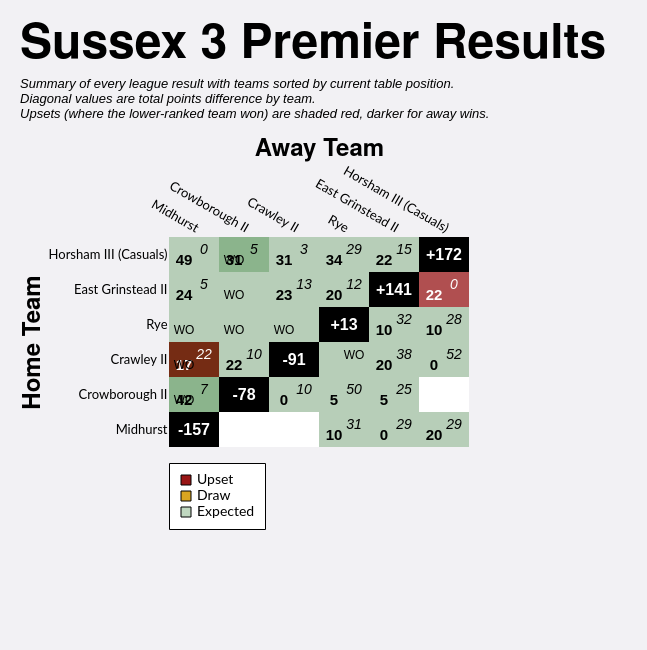

Write the Vega-Lite specification saved for this chart.
### Vega-Lite specification from a JSON file in a GitHub repository (floating-point values rounded to 4 significant figures)
{"config": {"axis": {"labelFont": "Lato, sans-serif", "titleFont": "PT Sans Narrow, Helvetica Neue, Helvetica, Arial, sans-serif", "labelFontSize": 13, "titleFontSize": 24, "gridColor": "#202947", "gridOpacity": 0.2}, "header": {"labelFont": "PT Sans Narrow, Helvetica Neue, Helvetica, Arial, sans-serif", "titleFont": "PT Sans Narrow, Helvetica Neue, Helvetica, Arial, sans-serif", "labelFontSize": 24, "titleFontSize": 28, "labelFontWeight": "bold", "orient": "left"}, "legend": {"labelFont": "Lato, sans-serif", "titleFont": "PT Sans Narrow, Helvetica Neue, Helvetica, Arial, sans-serif", "labelFontSize": 14, "titleFontSize": 16, "titlePadding": 5, "fillColor": "white", "strokeColor": "black", "padding": 10, "titleFontWeight": "lighter", "titleFontStyle": "italic", "titleColor": "gray", "offset": 10}, "title": {"font": "PT Sans Narrow, Helvetica Neue, Helvetica, Arial, sans-serif", "fontSize": 48, "fontWeight": "bold", "anchor": "start", "align": "center", "titlePadding": 20, "subtitlePadding": 10, "subtitleFontSize": 13, "subtitleColor": "", "subtitleFontStyle": "italic", "offset": 15, "color": "black"}, "axisX": {"labelAngle": 0}, "facet": {"title": null, "header": null, "align": {"row": "each", "column": "each"}}, "resolve": {"scale": {"y": "independent", "facet": "independent"}}, "background": "#f2f1f4", "view": {"stroke": null}}, "layer": [{"data": {"name": "data-8764dce6b878215d67f8b3fd9065652d"}, "mark": {"type": "rect"}, "encoding": {"color": {"field": "unexpected_result", "legend": {"columns": 1, "direction": "horizontal", "labelExpr": "datum.value === 'Upset (Away Win)' ? 'Upset' : datum.value", "labelLimit": 220, "offset": 16, "orient": "bottom", "symbolStrokeColor": "black", "symbolStrokeWidth": 1, "values": ["Upset (Away Win)", "Draw", "Expected"]}, "scale": {"domain": ["Expected", "Upset (Home Win)", "Upset (Away Win)", "Draw", "To be played", "N/A"], "range": ["#146f1444", "#991515bb", "#991515", "goldenrod", "white", "black"]}, "title": null, "type": "nominal"}, "opacity": {"condition": {"test": "datum.home_team == param_10['home_team'] || datum.away_team == param_10['home_team'] || !isValid(param_10['home_team'])", "value": 1.0}, "value": 0.1}, "tooltip": [{"field": "home_team", "title": "Home", "type": "nominal"}, {"field": "away_team", "title": "Away", "type": "nominal"}, {"field": "home_score_text", "title": "Home Score", "type": "nominal"}, {"field": "away_score_text", "title": "Away Score", "type": "nominal"}, {"field": "result", "title": "Result", "type": "nominal"}, {"field": "unexpected_result", "title": "Unexpectedness", "type": "nominal"}, {"field": "date", "format": "%d %b %Y", "title": "Date", "type": "temporal"}], "x": {"axis": {"domain": false, "grid": false, "labelAngle": 30, "orient": "top", "ticks": false}, "field": "away_team", "sort": ["Midhurst", "Crowborough II", "Crawley II", "Rye", "East Grinstead II", "Horsham III (Casuals)"], "title": "Away Team", "type": "nominal"}, "y": {"axis": {"domain": false, "grid": false, "ticks": false}, "field": "home_team", "sort": ["Horsham III (Casuals)", "East Grinstead II", "Rye", "Crawley II", "Crowborough II", "Midhurst"], "title": "Home Team", "type": "nominal"}}, "name": "view_6"}, {"data": {"name": "data-8764dce6b878215d67f8b3fd9065652d"}, "mark": {"type": "text", "fontStyle": "italic", "size": 14, "xOffset": 10, "yOffset": -5}, "encoding": {"color": {"condition": {"test": "(datum.home_team == param_10['home_team'] || datum.away_team == param_10['home_team'] || !isValid(param_10['home_team'])) && datum.unexpected_result == 'Expected'", "value": "black"}, "value": "white"}, "text": {"field": "away_score_text", "type": "nominal"}, "x": {"field": "away_team", "sort": ["Midhurst", "Crowborough II", "Crawley II", "Rye", "East Grinstead II", "Horsham III (Casuals)"], "type": "nominal"}, "y": {"field": "home_team", "sort": ["Horsham III (Casuals)", "East Grinstead II", "Rye", "Crawley II", "Crowborough II", "Midhurst"], "type": "nominal"}}, "transform": [{"filter": "datum.away_score_text != '' && datum.away_score_text != 'WO'"}]}, {"data": {"name": "data-8764dce6b878215d67f8b3fd9065652d"}, "mark": {"type": "text", "size": 12, "xOffset": 10, "yOffset": -5}, "encoding": {"color": {"condition": {"test": "(datum.home_team == param_10['home_team'] || datum.away_team == param_10['home_team'] || !isValid(param_10['home_team'])) && datum.unexpected_result == 'Expected'", "value": "black"}, "value": "white"}, "text": {"field": "away_score_text", "type": "nominal"}, "x": {"field": "away_team", "sort": ["Midhurst", "Crowborough II", "Crawley II", "Rye", "East Grinstead II", "Horsham III (Casuals)"], "type": "nominal"}, "y": {"field": "home_team", "sort": ["Horsham III (Casuals)", "East Grinstead II", "Rye", "Crawley II", "Crowborough II", "Midhurst"], "type": "nominal"}}, "transform": [{"filter": "datum.away_score_text == 'WO'"}]}, {"data": {"name": "data-8764dce6b878215d67f8b3fd9065652d"}, "mark": {"type": "text", "fontWeight": "bold", "size": 15, "xOffset": -10, "yOffset": 5}, "encoding": {"color": {"condition": {"test": "(datum.home_team == param_10['home_team'] || datum.away_team == param_10['home_team'] || !isValid(param_10['home_team'])) && datum.unexpected_result == 'Expected'", "value": "black"}, "value": "white"}, "text": {"field": "home_score_text", "type": "nominal"}, "x": {"field": "away_team", "sort": ["Midhurst", "Crowborough II", "Crawley II", "Rye", "East Grinstead II", "Horsham III (Casuals)"], "type": "nominal"}, "y": {"field": "home_team", "sort": ["Horsham III (Casuals)", "East Grinstead II", "Rye", "Crawley II", "Crowborough II", "Midhurst"], "type": "nominal"}}, "transform": [{"filter": "datum.home_score_text != '' && datum.home_score_text != 'WO'"}]}, {"data": {"name": "data-8764dce6b878215d67f8b3fd9065652d"}, "mark": {"type": "text", "size": 12, "xOffset": -10, "yOffset": 5}, "encoding": {"color": {"condition": {"test": "(datum.home_team == param_10['home_team'] || datum.away_team == param_10['home_team'] || !isValid(param_10['home_team'])) && datum.unexpected_result == 'Expected'", "value": "black"}, "value": "white"}, "text": {"field": "home_score_text", "type": "nominal"}, "x": {"field": "away_team", "sort": ["Midhurst", "Crowborough II", "Crawley II", "Rye", "East Grinstead II", "Horsham III (Casuals)"], "type": "nominal"}, "y": {"field": "home_team", "sort": ["Horsham III (Casuals)", "East Grinstead II", "Rye", "Crawley II", "Crowborough II", "Midhurst"], "type": "nominal"}}, "transform": [{"filter": "datum.home_score_text == 'WO'"}]}, {"data": {"name": "data-99997583bae8392bf271f2a6b991e258"}, "mark": {"type": "text", "color": "white", "fontWeight": "bold", "size": 16}, "encoding": {"text": {"field": "display_text", "type": "nominal"}, "tooltip": [{"field": "home_team", "title": "Team", "type": "nominal"}, {"field": "display_text", "title": "Points Difference", "type": "nominal"}], "x": {"field": "away_team", "sort": ["Midhurst", "Crowborough II", "Crawley II", "Rye", "East Grinstead II", "Horsham III (Casuals)"], "type": "nominal"}, "y": {"field": "home_team", "sort": ["Horsham III (Casuals)", "East Grinstead II", "Rye", "Crawley II", "Crowborough II", "Midhurst"], "type": "nominal"}}}], "height": {"step": 35}, "padding": {"left": 20, "top": 20, "right": 40, "bottom": 120}, "params": [{"name": "param_10", "select": {"type": "point", "clear": "dblclick", "fields": ["home_team"], "on": "click"}, "value": null, "views": ["view_6"]}], "title": {"text": "Sussex 3 Premier Results", "subtitle": ["Summary of every league result with teams sorted by current table position.", "Diagonal values are total points difference by team.", "Upsets (where the lower-ranked team won) are shaded red, darker for away wins."]}, "width": {"step": 50}, "$schema": "https://vega.github.io/schema/vega-lite/v5.20.1.json", "datasets": {"data-8764dce6b878215d67f8b3fd9065652d": [{"home_team": "Crawley II", "away_team": "Crawley II", "match_id": null, "date": "", "home_score": null, "away_score": null, "home_walkover": null, "away_walkover": null, "result": "N/A", "home_score_text": "", "away_score_text": "", "wo_result": "", "score_text": "", "display_text": "-91", "is_diagonal": true, "result_simple": "N/A", "unexpected_result": "N/A", "unexpected_opacity": 1.0}, {"home_team": "Crawley II", "away_team": "Crowborough II", "match_id": "952685", "date": "2022-01-22T00:00:00", "home_score": 22, "away_score": 10, "home_walkover": false, "away_walkover": false, "result": "Home Win", "home_score_text": "22", "away_score_text": "10", "wo_result": "", "score_text": "22-10", "display_text": "22-10", "is_diagonal": false, "result_simple": "Home Win", "unexpected_result": "Expected", "unexpected_opacity": 0.25}, {"home_team": "Crawley II", "away_team": "East Grinstead II", "match_id": "952701", "date": "2022-03-26T00:00:00", "home_score": 20, "away_score": 38, "home_walkover": false, "away_walkover": false, "result": "Away Win", "home_score_text": "20", "away_score_text": "38", "wo_result": "", "score_text": "20-38", "display_text": "20-38", "is_diagonal": false, "result_simple": "Away Win", "unexpected_result": "Expected", "unexpected_opacity": 0.25}, {"home_team": "Crawley II", "away_team": "Horsham III (Casuals)", "match_id": "952691", "date": "2022-02-12T00:00:00", "home_score": 0, "away_score": 52, "home_walkover": false, "away_walkover": false, "result": "Away Win", "home_score_text": "0", "away_score_text": "52", "wo_result": "", "score_text": "0-52", "display_text": "0-52", "is_diagonal": false, "result_simple": "Away Win", "unexpected_result": "Expected", "unexpected_opacity": 0.25}, {"home_team": "Crawley II", "away_team": "Midhurst", "match_id": "957345", "date": "2022-02-19T00:00:00", "home_score": 17, "away_score": 22, "home_walkover": false, "away_walkover": false, "result": "Away Win (LBP)", "home_score_text": "17", "away_score_text": "22", "wo_result": "", "score_text": "17-22", "display_text": "17-22", "is_diagonal": false, "result_simple": "Away Win", "unexpected_result": "Upset (Away Win)", "unexpected_opacity": 1.0}, {"home_team": "Crawley II", "away_team": "Midhurst", "match_id": "952681", "date": "2022-01-15T00:00:00", "home_score": null, "away_score": null, "home_walkover": true, "away_walkover": false, "result": "Home Win", "home_score_text": "WO", "away_score_text": "", "wo_result": "HWO", "score_text": "WO", "display_text": "WO", "is_diagonal": false, "result_simple": "Home Win", "unexpected_result": "Expected", "unexpected_opacity": 0.25}, {"home_team": "Crawley II", "away_team": "Rye", "match_id": "952676", "date": "2021-12-11T00:00:00", "home_score": null, "away_score": null, "home_walkover": false, "away_walkover": true, "result": "Away Win", "home_score_text": "", "away_score_text": "WO", "wo_result": "AWO", "score_text": "WO", "display_text": "WO", "is_diagonal": false, "result_simple": "Away Win", "unexpected_result": "Expected", "unexpected_opacity": 0.25}, {"home_team": "Crowborough II", "away_team": "Crawley II", "match_id": "952697", "date": "2022-03-05T00:00:00", "home_score": 0, "away_score": 10, "home_walkover": false, "away_walkover": false, "result": "Away Win", "home_score_text": "0", "away_score_text": "10", "wo_result": "", "score_text": "0-10", "display_text": "0-10", "is_diagonal": false, "result_simple": "Away Win", "unexpected_result": "Expected", "unexpected_opacity": 0.25}, {"home_team": "Crowborough II", "away_team": "Crowborough II", "match_id": null, "date": "", "home_score": null, "away_score": null, "home_walkover": null, "away_walkover": null, "result": "N/A", "home_score_text": "", "away_score_text": "", "wo_result": "", "score_text": "", "display_text": "-78", "is_diagonal": true, "result_simple": "N/A", "unexpected_result": "N/A", "unexpected_opacity": 1.0}, {"home_team": "Crowborough II", "away_team": "East Grinstead II", "match_id": "952677", "date": "2021-12-11T00:00:00", "home_score": 5, "away_score": 25, "home_walkover": false, "away_walkover": false, "result": "Away Win", "home_score_text": "5", "away_score_text": "25", "wo_result": "", "score_text": "5-25", "display_text": "5-25", "is_diagonal": false, "result_simple": "Away Win", "unexpected_result": "Expected", "unexpected_opacity": 0.25}, {"home_team": "Crowborough II", "away_team": "Horsham III (Casuals)", "match_id": null, "date": "", "home_score": null, "away_score": null, "home_walkover": null, "away_walkover": null, "result": "To be played", "home_score_text": "", "away_score_text": "", "wo_result": "", "score_text": "", "display_text": "", "is_diagonal": false, "result_simple": "To be played", "unexpected_result": "To be played", "unexpected_opacity": 1.0}, {"home_team": "Crowborough II", "away_team": "Midhurst", "match_id": "957845", "date": "2022-03-26T00:00:00", "home_score": 42, "away_score": 7, "home_walkover": false, "away_walkover": false, "result": "Home Win", "home_score_text": "42", "away_score_text": "7", "wo_result": "", "score_text": "42-7", "display_text": "42-7", "is_diagonal": false, "result_simple": "Home Win", "unexpected_result": "Expected", "unexpected_opacity": 0.25}, {"home_team": "Crowborough II", "away_team": "Midhurst", "match_id": "952687", "date": "2022-01-29T00:00:00", "home_score": null, "away_score": null, "home_walkover": true, "away_walkover": false, "result": "Home Win", "home_score_text": "WO", "away_score_text": "", "wo_result": "HWO", "score_text": "WO", "display_text": "WO", "is_diagonal": false, "result_simple": "Home Win", "unexpected_result": "Expected", "unexpected_opacity": 0.25}, {"home_team": "Crowborough II", "away_team": "Rye", "match_id": "952690", "date": "2022-02-12T00:00:00", "home_score": 5, "away_score": 50, "home_walkover": false, "away_walkover": false, "result": "Away Win", "home_score_text": "5", "away_score_text": "50", "wo_result": "", "score_text": "5-50", "display_text": "5-50", "is_diagonal": false, "result_simple": "Away Win", "unexpected_result": "Expected", "unexpected_opacity": 0.25}, {"home_team": "East Grinstead II", "away_team": "Crawley II", "match_id": "952688", "date": "2022-01-29T00:00:00", "home_score": 23, "away_score": 13, "home_walkover": false, "away_walkover": false, "result": "Home Win", "home_score_text": "23", "away_score_text": "13", "wo_result": "", "score_text": "23-13", "display_text": "23-13", "is_diagonal": false, "result_simple": "Home Win", "unexpected_result": "Expected", "unexpected_opacity": 0.25}, {"home_team": "East Grinstead II", "away_team": "Crowborough II", "match_id": "952704", "date": "2022-04-02T00:00:00", "home_score": null, "away_score": null, "home_walkover": true, "away_walkover": false, "result": "Home Win", "home_score_text": "WO", "away_score_text": "", "wo_result": "HWO", "score_text": "WO", "display_text": "WO", "is_diagonal": false, "result_simple": "Home Win", "unexpected_result": "Expected", "unexpected_opacity": 0.25}, {"home_team": "East Grinstead II", "away_team": "East Grinstead II", "match_id": null, "date": "", "home_score": null, "away_score": null, "home_walkover": null, "away_walkover": null, "result": "N/A", "home_score_text": "", "away_score_text": "", "wo_result": "", "score_text": "", "display_text": "+141", "is_diagonal": true, "result_simple": "N/A", "unexpected_result": "N/A", "unexpected_opacity": 1.0}, {"home_team": "East Grinstead II", "away_team": "Horsham III (Casuals)", "match_id": "952698", "date": "2022-03-05T00:00:00", "home_score": 22, "away_score": 0, "home_walkover": false, "away_walkover": false, "result": "Home Win", "home_score_text": "22", "away_score_text": "0", "wo_result": "", "score_text": "22-0", "display_text": "22-0", "is_diagonal": false, "result_simple": "Home Win", "unexpected_result": "Upset (Home Win)", "unexpected_opacity": 0.75}, {"home_team": "East Grinstead II", "away_team": "Midhurst", "match_id": "952692", "date": "2022-02-12T00:00:00", "home_score": 24, "away_score": 5, "home_walkover": false, "away_walkover": false, "result": "Home Win", "home_score_text": "24", "away_score_text": "5", "wo_result": "", "score_text": "24-5", "display_text": "24-5", "is_diagonal": false, "result_simple": "Home Win", "unexpected_result": "Expected", "unexpected_opacity": 0.25}, {"home_team": "East Grinstead II", "away_team": "Rye", "match_id": "952683", "date": "2022-01-15T00:00:00", "home_score": 20, "away_score": 12, "home_walkover": false, "away_walkover": false, "result": "Home Win", "home_score_text": "20", "away_score_text": "12", "wo_result": "", "score_text": "20-12", "display_text": "20-12", "is_diagonal": false, "result_simple": "Home Win", "unexpected_result": "Expected", "unexpected_opacity": 0.25}, {"home_team": "Horsham III (Casuals)", "away_team": "Crawley II", "match_id": "952678", "date": "2021-12-18T00:00:00", "home_score": 31, "away_score": 3, "home_walkover": false, "away_walkover": false, "result": "Home Win", "home_score_text": "31", "away_score_text": "3", "wo_result": "", "score_text": "31-3", "display_text": "31-3", "is_diagonal": false, "result_simple": "Home Win", "unexpected_result": "Expected", "unexpected_opacity": 0.25}, {"home_team": "Horsham III (Casuals)", "away_team": "Crowborough II", "match_id": "957346", "date": "2022-02-19T00:00:00", "home_score": 31, "away_score": 5, "home_walkover": false, "away_walkover": false, "result": "Home Win", "home_score_text": "31", "away_score_text": "5", "wo_result": "", "score_text": "31-5", "display_text": "31-5", "is_diagonal": false, "result_simple": "Home Win", "unexpected_result": "Expected", "unexpected_opacity": 0.25}, {"home_team": "Horsham III (Casuals)", "away_team": "Crowborough II", "match_id": "953050", "date": "2022-01-15T00:00:00", "home_score": null, "away_score": null, "home_walkover": true, "away_walkover": false, "result": "Home Win", "home_score_text": "WO", "away_score_text": "", "wo_result": "HWO", "score_text": "WO", "display_text": "WO", "is_diagonal": false, "result_simple": "Home Win", "unexpected_result": "Expected", "unexpected_opacity": 0.25}, {"home_team": "Horsham III (Casuals)", "away_team": "East Grinstead II", "match_id": "952684", "date": "2022-01-22T00:00:00", "home_score": 22, "away_score": 15, "home_walkover": false, "away_walkover": false, "result": "Home Win (LBP)", "home_score_text": "22", "away_score_text": "15", "wo_result": "", "score_text": "22-15", "display_text": "22-15", "is_diagonal": false, "result_simple": "Home Win", "unexpected_result": "Expected", "unexpected_opacity": 0.25}, {"home_team": "Horsham III (Casuals)", "away_team": "Horsham III (Casuals)", "match_id": null, "date": "", "home_score": null, "away_score": null, "home_walkover": null, "away_walkover": null, "result": "N/A", "home_score_text": "", "away_score_text": "", "wo_result": "", "score_text": "", "display_text": "+172", "is_diagonal": true, "result_simple": "N/A", "unexpected_result": "N/A", "unexpected_opacity": 1.0}, {"home_team": "Horsham III (Casuals)", "away_team": "Midhurst", "match_id": "952675", "date": "2021-12-11T00:00:00", "home_score": 49, "away_score": 0, "home_walkover": false, "away_walkover": false, "result": "Home Win", "home_score_text": "49", "away_score_text": "0", "wo_result": "", "score_text": "49-0", "display_text": "49-0", "is_diagonal": false, "result_simple": "Home Win", "unexpected_result": "Expected", "unexpected_opacity": 0.25}, {"home_team": "Horsham III (Casuals)", "away_team": "Rye", "match_id": "952700", "date": "2022-03-19T00:00:00", "home_score": 34, "away_score": 29, "home_walkover": false, "away_walkover": false, "result": "Home Win (LBP)", "home_score_text": "34", "away_score_text": "29", "wo_result": "", "score_text": "34-29", "display_text": "34-29", "is_diagonal": false, "result_simple": "Home Win", "unexpected_result": "Expected", "unexpected_opacity": 0.25}, {"home_team": "Midhurst", "away_team": "Crawley II", "match_id": null, "date": "", "home_score": null, "away_score": null, "home_walkover": null, "away_walkover": null, "result": "To be played", "home_score_text": "", "away_score_text": "", "wo_result": "", "score_text": "", "display_text": "", "is_diagonal": false, "result_simple": "To be played", "unexpected_result": "To be played", "unexpected_opacity": 1.0}, {"home_team": "Midhurst", "away_team": "Crowborough II", "match_id": null, "date": "", "home_score": null, "away_score": null, "home_walkover": null, "away_walkover": null, "result": "To be played", "home_score_text": "", "away_score_text": "", "wo_result": "", "score_text": "", "display_text": "", "is_diagonal": false, "result_simple": "To be played", "unexpected_result": "To be played", "unexpected_opacity": 1.0}, {"home_team": "Midhurst", "away_team": "East Grinstead II", "match_id": "955168", "date": "2022-01-08T00:00:00", "home_score": 0, "away_score": 29, "home_walkover": false, "away_walkover": false, "result": "Away Win", "home_score_text": "0", "away_score_text": "29", "wo_result": "", "score_text": "0-29", "display_text": "0-29", "is_diagonal": false, "result_simple": "Away Win", "unexpected_result": "Expected", "unexpected_opacity": 0.25}, {"home_team": "Midhurst", "away_team": "Horsham III (Casuals)", "match_id": "952702", "date": "2022-04-02T00:00:00", "home_score": 20, "away_score": 29, "home_walkover": false, "away_walkover": false, "result": "Away Win", "home_score_text": "20", "away_score_text": "29", "wo_result": "", "score_text": "20-29", "display_text": "20-29", "is_diagonal": false, "result_simple": "Away Win", "unexpected_result": "Expected", "unexpected_opacity": 0.25}, {"home_team": "Midhurst", "away_team": "Midhurst", "match_id": null, "date": "", "home_score": null, "away_score": null, "home_walkover": null, "away_walkover": null, "result": "N/A", "home_score_text": "", "away_score_text": "", "wo_result": "", "score_text": "", "display_text": "-157", "is_diagonal": true, "result_simple": "N/A", "unexpected_result": "N/A", "unexpected_opacity": 1.0}, {"home_team": "Midhurst", "away_team": "Rye", "match_id": "952686", "date": "2022-01-22T00:00:00", "home_score": 10, "away_score": 31, "home_walkover": false, "away_walkover": false, "result": "Away Win", "home_score_text": "10", "away_score_text": "31", "wo_result": "", "score_text": "10-31", "display_text": "10-31", "is_diagonal": false, "result_simple": "Away Win", "unexpected_result": "Expected", "unexpected_opacity": 0.25}, {"home_team": "Rye", "away_team": "Crawley II", "match_id": "952703", "date": "2022-04-02T00:00:00", "home_score": null, "away_score": null, "home_walkover": true, "away_walkover": false, "result": "Home Win", "home_score_text": "WO", "away_score_text": "", "wo_result": "HWO", "score_text": "WO", "display_text": "WO", "is_diagonal": false, "result_simple": "Home Win", "unexpected_result": "Expected", "unexpected_opacity": 0.25}, {"home_team": "Rye", "away_team": "Crowborough II", "match_id": "955082", "date": "2022-02-05T00:00:00", "home_score": null, "away_score": null, "home_walkover": true, "away_walkover": false, "result": "Home Win", "home_score_text": "WO", "away_score_text": "", "wo_result": "HWO", "score_text": "WO", "display_text": "WO", "is_diagonal": false, "result_simple": "Home Win", "unexpected_result": "Expected", "unexpected_opacity": 0.25}, {"home_team": "Rye", "away_team": "East Grinstead II", "match_id": "959356", "date": "2022-03-12T00:00:00", "home_score": 10, "away_score": 32, "home_walkover": false, "away_walkover": false, "result": "Away Win", "home_score_text": "10", "away_score_text": "32", "wo_result": "", "score_text": "10-32", "display_text": "10-32", "is_diagonal": false, "result_simple": "Away Win", "unexpected_result": "Expected", "unexpected_opacity": 0.25}, {"home_team": "Rye", "away_team": "Horsham III (Casuals)", "match_id": "952689", "date": "2022-01-29T00:00:00", "home_score": 10, "away_score": 28, "home_walkover": false, "away_walkover": false, "result": "Away Win", "home_score_text": "10", "away_score_text": "28", "wo_result": "", "score_text": "10-28", "display_text": "10-28", "is_diagonal": false, "result_simple": "Away Win", "unexpected_result": "Expected", "unexpected_opacity": 0.25}, {"home_team": "Rye", "away_team": "Midhurst", "match_id": "952696", "date": "2022-03-05T00:00:00", "home_score": null, "away_score": null, "home_walkover": true, "away_walkover": false, "result": "Home Win", "home_score_text": "WO", "away_score_text": "", "wo_result": "HWO", "score_text": "WO", "display_text": "WO", "is_diagonal": false, "result_simple": "Home Win", "unexpected_result": "Expected", "unexpected_opacity": 0.25}, {"home_team": "Rye", "away_team": "Rye", "match_id": null, "date": "", "home_score": null, "away_score": null, "home_walkover": null, "away_walkover": null, "result": "N/A", "home_score_text": "", "away_score_text": "", "wo_result": "", "score_text": "", "display_text": "+13", "is_diagonal": true, "result_simple": "N/A", "unexpected_result": "N/A", "unexpected_opacity": 1.0}], "data-99997583bae8392bf271f2a6b991e258": [{"home_team": "Crawley II", "away_team": "Crawley II", "match_id": null, "date": "", "home_score": null, "away_score": null, "home_walkover": null, "away_walkover": null, "result": "N/A", "home_score_text": "", "away_score_text": "", "wo_result": "", "score_text": "", "display_text": "-91", "is_diagonal": true, "result_simple": "N/A", "unexpected_result": "N/A", "unexpected_opacity": 1.0}, {"home_team": "Crowborough II", "away_team": "Crowborough II", "match_id": null, "date": "", "home_score": null, "away_score": null, "home_walkover": null, "away_walkover": null, "result": "N/A", "home_score_text": "", "away_score_text": "", "wo_result": "", "score_text": "", "display_text": "-78", "is_diagonal": true, "result_simple": "N/A", "unexpected_result": "N/A", "unexpected_opacity": 1.0}, {"home_team": "East Grinstead II", "away_team": "East Grinstead II", "match_id": null, "date": "", "home_score": null, "away_score": null, "home_walkover": null, "away_walkover": null, "result": "N/A", "home_score_text": "", "away_score_text": "", "wo_result": "", "score_text": "", "display_text": "+141", "is_diagonal": true, "result_simple": "N/A", "unexpected_result": "N/A", "unexpected_opacity": 1.0}, {"home_team": "Horsham III (Casuals)", "away_team": "Horsham III (Casuals)", "match_id": null, "date": "", "home_score": null, "away_score": null, "home_walkover": null, "away_walkover": null, "result": "N/A", "home_score_text": "", "away_score_text": "", "wo_result": "", "score_text": "", "display_text": "+172", "is_diagonal": true, "result_simple": "N/A", "unexpected_result": "N/A", "unexpected_opacity": 1.0}, {"home_team": "Midhurst", "away_team": "Midhurst", "match_id": null, "date": "", "home_score": null, "away_score": null, "home_walkover": null, "away_walkover": null, "result": "N/A", "home_score_text": "", "away_score_text": "", "wo_result": "", "score_text": "", "display_text": "-157", "is_diagonal": true, "result_simple": "N/A", "unexpected_result": "N/A", "unexpected_opacity": 1.0}, {"home_team": "Rye", "away_team": "Rye", "match_id": null, "date": "", "home_score": null, "away_score": null, "home_walkover": null, "away_walkover": null, "result": "N/A", "home_score_text": "", "away_score_text": "", "wo_result": "", "score_text": "", "display_text": "+13", "is_diagonal": true, "result_simple": "N/A", "unexpected_result": "N/A", "unexpected_opacity": 1.0}]}}
